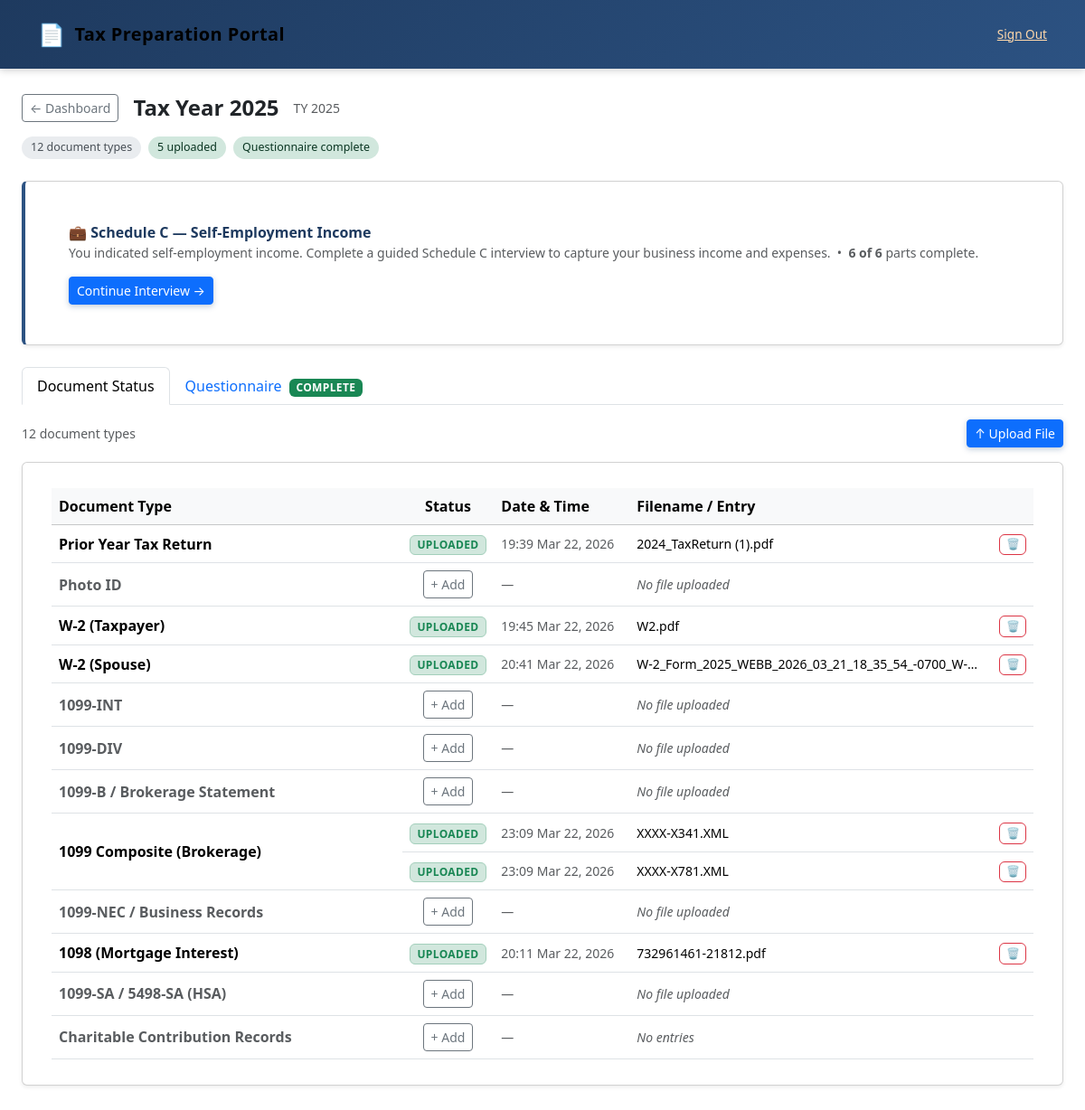
Page /year/2025 (signed in) on the committed database.
### tables this page shows
CREATE TABLE uploads (
    id INTEGER PRIMARY KEY AUTOINCREMENT,
    user_id INTEGER NOT NULL,
    tax_year INTEGER NOT NULL,
    category TEXT NOT NULL,
    filename TEXT NOT NULL,
    original_name TEXT NOT NULL,
    uploaded_at TEXT NOT NULL DEFAULT (datetime('now')),
    FOREIGN KEY (user_id) REFERENCES users(id)
);

### portal/views.py (the view, shortened to what this page needs)
@portal_bp.route("/year/<int:year>")
@login_required
def year_detail(year: int):
    if year not in TAX_YEARS:
        flash("Invalid tax year.", "error")
        return redirect(url_for("portal.dashboard"))
    user_id = session["user_id"]
    qr = get_questionnaire(_db_path(), user_id, year)
    uploads = get_uploads(_db_path(), user_id, year)
    answers = qr["answers"] if qr else {}
    filing_status = session.get("filing_status", "single")
    expected_docs = get_required_documents(answers, filing_status)
    parsed_docs = []
    preparer_db = _preparer_db_path()
    if preparer_db:
        try:
            from preparer.database import get_parsed_documents
            parsed_docs = get_parsed_documents(preparer_db, user_id, year)
        except Exception:
            pass
    doc_status = _build_doc_status(expected_docs, uploads, parsed_docs)
    status = _year_status(user_id, year)
    questionnaire_sections = get_section_for_filing_status(QUESTIONNAIRE_SECTIONS, filing_status)
    manual_entries = []
    if preparer_db:
        try:
            from preparer.database import get_manual_entries
            manual_entries = get_manual_entries(preparer_db, user_id, year)
        except Exception:
            pass
    charitable_entries = [
        e for e in manual_entries
        if e["category"] in ("charitable_cash", "charitable_noncash")
    ]
    has_charitable_in_status = any(d["category"] == "Charitable_Records" for d in doc_status)
    schedule_c_progress = {}
    if answers.get("self_employment") == "yes":
        schedule_c_progress = get_schedule_c_progress(_db_path(), user_id, year)
    return render_template(
        "portal/checklist.html",
        year=year,
        doc_status=doc_status,
        status=status,
        questionnaire=qr,
        questionnaire_sections=questionnaire_sections,
        questionnaire_complete=bool(qr and qr.get("completed")),
        answers=answers,
        manual_entries=manual_entries,
        charitable_entries=charitable_entries,
        schedule_c_progress=schedule_c_progress,
    )

### portal/database.py (called while the page is built)
def get_db(db_path: str) -> sqlite3.Connection:
    conn = sqlite3.connect(db_path)
    conn.row_factory = sqlite3.Row
    conn.execute("PRAGMA foreign_keys = ON")
    return conn

def get_questionnaire(db_path: str, user_id: int, tax_year: int) -> dict | None:
    conn = get_db(db_path)
    try:
        row = conn.execute(
            """SELECT * FROM questionnaire_responses
               WHERE user_id = ? AND tax_year = ?""",
            (user_id, tax_year)
        ).fetchone()
        if row:
            result = dict(row)
            result["answers"] = json.loads(result["answers"])
            return result
        return None
    finally:
        conn.close()

def get_uploads(db_path: str, user_id: int, tax_year: int) -> list[dict]:
    conn = get_db(db_path)
    try:
        rows = conn.execute(
            """SELECT * FROM uploads WHERE user_id = ? AND tax_year = ?
               ORDER BY category, uploaded_at""",
            (user_id, tax_year)
        ).fetchall()
        return [dict(r) for r in rows]
    finally:
        conn.close()

### portal/questionnaire.py (called while the page is built)
def get_section_for_filing_status(sections: list[dict], filing_status: str) -> list[dict]:
    is_married = filing_status in ("mfj", "mfs", "married_filing_jointly", "married_filing_separately")
    result = []
    for section in sections:
        if section.get("spouse_only") and not is_married:
            continue
        result.append(section)
    return result

### portal/schedule_c_interview.py (called while the page is built)
def get_part_ids() -> list[str]:
    return [p["id"] for p in SCHEDULE_C_PARTS]

### portal/views.py (called while the page is built)
def login_required(f):
    @wraps(f)
    def decorated(*args, **kwargs):
        if "user_id" not in session:
            flash("Please log in to access the portal.", "error")
            return redirect(url_for("auth.login"))
        return f(*args, **kwargs)
    return decorated

def _db_path() -> str:
    return current_app.config["DB_PATH"]

def _preparer_db_path() -> str:
    return current_app.config.get("PREPARER_DB_PATH", "")

### preparer/database.py (called while the page is built)
def _get_db(db_path: str) -> sqlite3.Connection:
    conn = sqlite3.connect(db_path)
    conn.row_factory = sqlite3.Row
    return conn

def get_manual_entries(db_path: str, user_id: int, tax_year: int) -> list[dict]:
    conn = _get_db(db_path)
    try:
        rows = conn.execute(
            "SELECT * FROM manual_entries WHERE user_id=? AND tax_year=? ORDER BY category, name",
            (user_id, tax_year),
        ).fetchall()
        return [dict(r) for r in rows]
    finally:
        conn.close()

### portal/templates/portal/checklist.html (shortened to what this page needs)
{% extends "base.html" %}
{% block head %}
<link rel="stylesheet" href="https://cdn.jsdelivr.net/npm/bootstrap@5.3.3/dist/css/bootstrap.min.css">
{% endblock %}
{% block content %}
<div style="padding:28px 24px 60px">
  <div class="d-flex align-items-center gap-3 mb-3 flex-wrap">
    <a href="{{ url_for('portal.dashboard') }}" class="btn btn-sm btn-outline-secondary">&larr; Dashboard</a>
    <h4 class="mb-0 fw-bold">Tax Year {{ year }}</h4>
    <span class="text-muted small">TY {{ year }}</span>
  </div>
  <div class="d-flex gap-2 mb-4 flex-wrap">
    <span class="chip chip-neutral">{{ doc_status | length }} document type{{ 's' if doc_status | length != 1 }}</span>
    {% set uploaded_count = doc_status | selectattr('uploaded') | list | length %}
    <span class="chip chip-success">{{ uploaded_count }} uploaded</span>
    {% if questionnaire %}
      {% if questionnaire.completed %}
        <span class="chip chip-success">Questionnaire complete</span>
      {% else %}
        <span class="chip chip-warning">Questionnaire in progress</span>
      {% endif %}
    {% else %}
      <span class="chip chip-neutral">Questionnaire not started</span>
    {% endif %}
  </div>
  {% if answers.get('self_employment') == 'yes' %}
  <div class="card shadow-sm mb-4" style="border-left:4px solid #2c5282">
    <div class="card-body d-flex align-items-center justify-content-between gap-3 flex-wrap">
      <div>
        <div class="fw-bold" style="color:#1e3a5f">&#128188; Schedule C — Self-Employment Income</div>
        <div class="text-muted small">
          You indicated self-employment income. Complete a guided Schedule C interview to capture your business income and expenses.
          {% if schedule_c_progress %}
            {% set first_progress = schedule_c_progress[0] if 0 in schedule_c_progress else schedule_c_progress.values()|first %}
            &nbsp;&bull;&nbsp;
            <strong>{{ first_progress.completed_parts }} of {{ first_progress.total_parts }}</strong> parts complete.
          {% endif %}
        </div>
      </div>
      <a href="{{ url_for('portal.schedule_c_index', year=year) }}"
         class="btn btn-primary btn-sm">
        {% if schedule_c_progress %}Continue Interview &rarr;{% else %}Start Schedule C Interview &rarr;{% endif %}
      </a>
    </div>
  </div>
  {% endif %}
  <ul class="nav nav-tabs mb-3" id="portalTabs" role="tablist">
    <li class="nav-item">
      <button class="nav-link active" data-bs-toggle="tab" data-bs-target="#tab-docs">Document Status</button>
    </li>
    <li class="nav-item">
      <button class="nav-link" data-bs-toggle="tab" data-bs-target="#tab-questionnaire">
        Questionnaire
        {% if questionnaire and questionnaire.completed %}
          <span class="badge bg-success ms-1">Complete</span>
        {% elif questionnaire %}
          <span class="badge bg-warning text-dark ms-1">In Progress</span>
        {% else %}
          <span class="badge bg-secondary ms-1">Not Started</span>
        {% endif %}
      </button>
    </li>
  </ul>
  <div class="tab-content" id="portalTabContent">
    <div class="tab-pane fade show active" id="tab-docs">
      {% if not doc_status %}
        <div class="alert alert-info">No documents expected yet. Complete the questionnaire first.</div>
      {% else %}
      <div class="d-flex align-items-center justify-content-between mb-3">
        <span class="text-muted small">{{ doc_status | length }} document type{{ 's' if doc_status | length != 1 }}</span>
        <button type="button" class="btn btn-primary btn-sm" data-bs-toggle="modal" data-bs-target="#uploadModal">
          &#8593; Upload File
        </button>
      </div>
      <div class="card shadow-sm">
        <div class="table-responsive">
          <table class="table align-middle mb-0">
            <thead class="table-light">
              <tr>
                <th style="min-width:200px">Document Type</th>
                <th class="text-center" style="width:90px">Status</th>
                <th style="width:150px">Date &amp; Time</th>
                <th>Filename / Entry</th>
                <th style="width:50px"></th>
              </tr>
            </thead>
            <tbody>
              {% for doc in doc_status %}
              {% if doc.uploads %}
                {% for upload in doc.uploads %}
                <tr>
                  {% if loop.first %}
                  <td rowspan="{{ doc.uploads | length }}" class="fw-semibold align-middle">
                    {{ doc.label }}
                  </td>
                  {% endif %}
                  <td class="text-center">
                    <span class="badge bg-success-subtle text-success border border-success-subtle">Uploaded</span>
                  </td>
                  <td class="small text-nowrap text-muted">{{ upload.uploaded_at | fmt_datetime }}</td>
                  <td class="small text-truncate" style="max-width:280px" title="{{ upload.original_name }}">
                    {{ upload.original_name }}
                  </td>
                  <td class="text-end">
                    {% if upload.upload_id %}
                    <form method="post"
                          action="{{ url_for('portal.delete_upload_file', year=year, upload_id=upload.upload_id) }}"
                          style="display:inline"
                          onsubmit="return confirm('Delete {{ upload.original_name }}?')">
                      <button type="submit" class="btn btn-xs btn-outline-danger" title="Delete">&#128465;</button>
                    </form>
                    {% endif %}
                  </td>
                </tr>
                {% endfor %}
              {% else %}
                {% if doc.category == 'Charitable_Records' %}
                <tr>
                  <td class="fw-semibold {% if not charitable_entries %}text-muted{% endif %}"
                      {% if charitable_entries %}rowspan="{{ charitable_entries | length + 1 }}"{% endif %}>
                    {{ doc.label }}
                  </td>
                  <td class="text-center">
                    <button type="button"
                            class="btn btn-sm btn-outline-secondary"
                            data-bs-toggle="modal"
                            data-bs-target="#charitableModal">
                      + Add
                    </button>
                  </td>
                  <td class="text-muted small">—</td>
                  {% if charitable_entries %}
                  <td class="text-muted small fst-italic"></td>
                  {% else %}
                  <td class="text-muted small fst-italic">No entries</td>
                  {% endif %}
                  <td></td>
                </tr>
                {% else %}
                <tr>
                  <td class="fw-semibold text-muted">{{ doc.label }}</td>
                  <td class="text-center">
                    <button type="button"
                            class="btn btn-sm btn-outline-secondary"
                            data-bs-toggle="modal"
                            data-bs-target="#uploadModal"
                            data-category="{{ doc.category }}"
                            data-label="{{ doc.label }}">
                      + Add
                    </button>
                  </td>
                  <td class="text-muted small">—</td>
                  <td class="text-muted small fst-italic">No file uploaded</td>
                  <td></td>
                </tr>
                {% endif %}
              {% endif %}
              {% endfor %}
            </tbody>
          </table>
        </div>
      </div>
      {% endif %}
    </div>
  </div>
</div>
{% endblock %}

### portal/static/style.css (style rules this page uses)
*, *::before, *::after { box-sizing: border-box; margin: 0; padding: 0; }
html { font-size: 16px; scroll-behavior: smooth; }
body { font-family: system-ui, -apple-system, BlinkMacSystemFont, "Segoe UI", Roboto, sans-serif; background-color: #f0f4f8; color: #2d3748; line-height: 1.6; min-height: 100vh; }
a { color: #2c5282; text-decoration: none; }
.card { background: #fff; border-radius: 8px; box-shadow: 0 1px 4px rgba(0, 0, 0, 0.08), 0 4px 16px rgba(0, 0, 0, 0.06); padding: 28px 32px; margin-bottom: 24px; }
.badge { display: inline-block; padding: 3px 10px; border-radius: 99px; font-size: 0.75rem; font-weight: 600; letter-spacing: 0.03em; text-transform: uppercase; }
.btn { display: inline-flex; align-items: center; gap: 6px; padding: 9px 20px; border: none; border-radius: 6px; font-size: 0.9rem; font-weight: 600; cursor: pointer; text-decoration: none; transition: background 0.15s ease, transform 0.1s ease, box-shadow 0.15s ease; line-height: 1.4; }
.btn-primary { background: #2c5282; color: #fff; box-shadow: 0 2px 6px rgba(44, 82, 130, 0.3); }
.btn-sm { padding: 5px 12px; font-size: 0.8rem; }
.text-center { text-align: center; }
.text-muted { color: #718096; }
.text-success { color: #27ae60; }
.fw-bold { font-weight: 700; }
.mb-3 { margin-bottom: 24px; }

### portal/templates/portal/checklist.html (style rules this page uses)
.chip { display:inline-flex; align-items:center; padding:3px 10px; border-radius:999px; font-size:.78rem; font-weight:500; }
.chip-neutral { background:#e9ecef; color:#495057; }
.chip-success { background:#d1e7dd; color:#0a3622; }
.btn-xs { padding:.15rem .4rem; font-size:.75rem; line-height:1.4; }

### rows in the picture
uploads: label "Prior Year Tax Return", uploaded_at|fmt_datetime "19:39 Mar 22, 2026", original_name "2024_TaxReturn (1).pdf"
uploads: label "W-2 (Taxpayer)", uploaded_at|fmt_datetime "19:45 Mar 22, 2026", original_name "W2.pdf"
uploads: label "W-2 (Spouse)", uploaded_at|fmt_datetime "20:41 Mar 22, 2026", original_name "W-2_Form_2025_WEBB_2026_03_21_18_35_54_-0700_W-…"
uploads: label "1099 Composite (Brokerage)", uploaded_at|fmt_datetime "23:09 Mar 22, 2026", original_name "XXXX-X341.XML"
uploads: uploaded_at|fmt_datetime "23:09 Mar 22, 2026", original_name "XXXX-X781.XML"
uploads: label "1098 (Mortgage Interest)", uploaded_at|fmt_datetime "20:11 Mar 22, 2026", original_name "732961461-21812.pdf"

### other values in the picture
{{ year }} "2025"
{{ doc_status | length }} "12"
{{ 's' if doc_status | length != 1 }} "s"
{{ uploaded_count }} "5"
{{ first_progress.completed_parts }} "6"
{{ first_progress.total_parts }} "6"
{{ doc.label }} "Photo ID" "1099-INT" "1099-DIV" "1099-B / Brokerage Statement" "1099-NEC / Business Records" "1099-SA / 5498-SA (HSA)"
{{ doc.label }} "Charitable Contribution Records"
